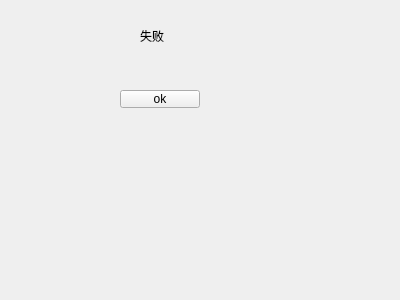
<?xml version="1.0" encoding="UTF-8"?>
<ui version="4.0">
 <class>error</class>
 <widget class="QWidget" name="error">
  <property name="geometry">
   <rect>
    <x>0</x>
    <y>0</y>
    <width>400</width>
    <height>300</height>
   </rect>
  </property>
  <property name="windowTitle">
   <string>Form</string>
  </property>
  <widget class="QLabel" name="label">
   <property name="geometry">
    <rect>
     <x>140</x>
     <y>30</y>
     <width>40</width>
     <height>12</height>
    </rect>
   </property>
   <property name="text">
    <string>失败</string>
   </property>
  </widget>
  <widget class="QPushButton" name="pushButton">
   <property name="geometry">
    <rect>
     <x>120</x>
     <y>90</y>
     <width>80</width>
     <height>18</height>
    </rect>
   </property>
   <property name="text">
    <string>ok</string>
   </property>
  </widget>
 </widget>
 <resources/>
 <connections/>
</ui>
